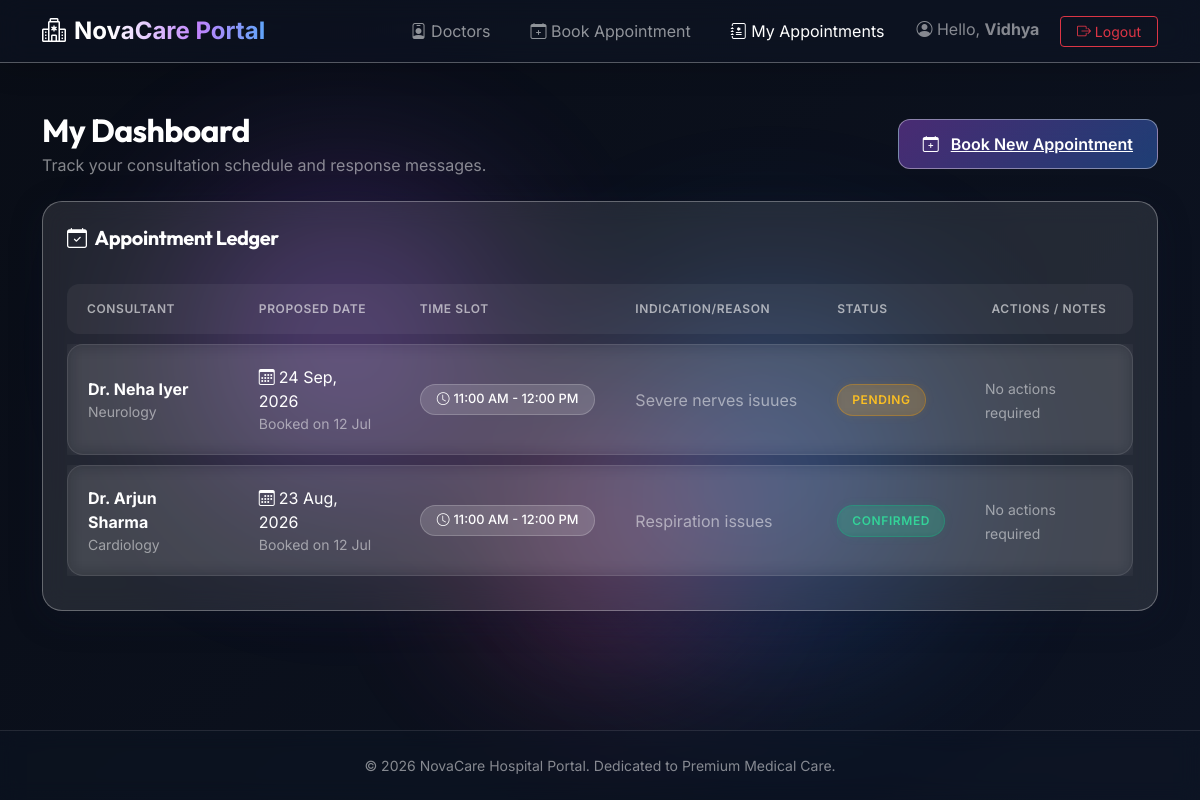
/patient/dashboard/ (signed in), run on the app's committed database.
### appointments/models.py (models this page shows, shortened)
class Appointment(models.Model):
    STATUS_CHOICES = [
        ('PENDING', 'Pending'),
        ('CONFIRMED', 'Confirmed'),
        ('DECLINED', 'Declined'),
        ('COMPLETED', 'Completed'),
        ('RESCHEDULED', 'Rescheduled'),
    ]
    TIME_SLOT_CHOICES = [
        ('09:00 - 10:00', '09:00 AM - 10:00 AM'),
        ('10:00 - 11:00', '10:00 AM - 11:00 AM'),
        ('11:00 - 12:00', '11:00 AM - 12:00 PM'),
        ('12:00 - 13:00', '12:00 PM - 01:00 PM'),
        ('14:00 - 15:00', '02:00 PM - 03:00 PM'),
        ('15:00 - 16:00', '03:00 PM - 04:00 PM'),
        ('16:00 - 17:00', '04:00 PM - 05:00 PM'),
    ]
    PATIENT_RESPONSE_CHOICES = [
        ('PENDING', 'Pending'),
        ('ACCEPTED', 'Accepted'),
        ('REJECTED', 'Rejected'),
    ]
    patient = models.ForeignKey(User, on_delete=models.CASCADE, related_name='appointments', null=True, blank=True)
    patient_name = models.CharField(max_length=100)
    patient_phone = models.CharField(max_length=20)
    doctor = models.ForeignKey(Doctor, on_delete=models.CASCADE, related_name='appointments')
    appointment_date = models.DateField()
    time_slot = models.CharField(max_length=20, choices=TIME_SLOT_CHOICES)
    reason = models.TextField()
    status = models.CharField(max_length=15, choices=STATUS_CHOICES, default='PENDING')
    doctor_response_message = models.TextField(blank=True, null=True)
    rescheduled_date = models.DateField(null=True, blank=True)
    rescheduled_time = models.CharField(max_length=20, choices=TIME_SLOT_CHOICES, null=True, blank=True)
    patient_response = models.CharField(max_length=20, choices=PATIENT_RESPONSE_CHOICES, default='PENDING')
    declined_reason = models.TextField(blank=True, null=True)
    created_at = models.DateTimeField(auto_now_add=True)
    updated_at = models.DateTimeField(auto_now=True)

class Doctor(models.Model):
    DEPARTMENT_CHOICES = [
        ('CARDIO', 'Cardiology'),
        ('PEDIA', 'Pediatrics'),
        ('ORTHO', 'Orthopedics'),
        ('NEURO', 'Neurology'),
    ]
    user = models.OneToOneField(User, on_delete=models.CASCADE, related_name='doctor_profile', null=True, blank=True)
    name = models.CharField(max_length=100)
    department = models.CharField(max_length=10, choices=DEPARTMENT_CHOICES)
    specialization = models.CharField(max_length=150)
    consultation_fee = models.DecimalField(max_digits=10, decimal_places=2)
    available_days = models.CharField(
        max_length=200,
        help_text="Comma-separated days, e.g. Monday, Wednesday, Friday"
    )
    is_active = models.BooleanField(default=True)

### appointments/views.py (the view)
# urls.py: path('patient/dashboard/', views.PatientDashboardView.as_view(), name='patient_dashboard'),
class PatientDashboardView(LoginRequiredMixin, ListView):
    login_url = 'login'
    model = Appointment
    template_name = 'portal/patient_dashboard.html'
    context_object_name = 'appointments'
    def get_queryset(self):
        return Appointment.objects.filter(patient=self.request.user).order_by('-appointment_date', 'time_slot')

### templates/portal/patient_dashboard.html (shortened to what this page needs)
{% extends 'base.html' %}
{% block content %}
<div class="row align-items-center mb-4">
    <div class="col-md-8">
        <h1 class="h2 fw-bold text-white mb-1">My Dashboard</h1>
        <p class="text-white-50 mb-0">Track your consultation schedule and response messages.</p>
    </div>
    <div class="col-md-4 text-md-end mt-3 mt-md-0">
        <a href="{% url 'book_appointment' %}" class="glass-btn glass-btn-primary px-4">
            <i class="bi bi-calendar-plus me-1"></i> Book New Appointment
        </a>
    </div>
</div>
<div class="row">
    <div class="col-12">
        <div class="glass-card p-4">
            <h3 class="h5 fw-bold mb-4 text-white"><i class="bi bi-calendar-check text-purple me-2"></i>Appointment Ledger</h3>
            {% if appointments %}
                <div class="table-responsive d-none d-lg-block">
                    <table class="glass-table">
                        <thead>
                            <tr>
                                <th>Consultant</th>
                                <th>Proposed Date</th>
                                <th>Time Slot</th>
                                <th>Indication/Reason</th>
                                <th>Status</th>
                                <th class="text-center">Actions / Notes</th>
                            </tr>
                        </thead>
                        <tbody>
                            {% for app in appointments %}
                                <tr class="appointment-row">
                                    <td>
                                        <div class="fw-bold text-white">Dr. {{ app.doctor.name }}</div>
                                        <div class="small text-white-50">{{ app.doctor.get_department_display }}</div>
                                    </td>
                                    <td>
                                        <div><i class="bi bi-calendar3 text-purple me-1"></i>{{ app.appointment_date|date:"d M, Y" }}</div>
                                        <div class="small text-white-50">Booked on {{ app.created_at|date:"d M" }}</div>
                                    </td>
                                    <td>
                                        <span class="badge dept-pill py-2 px-3">
                                            <i class="bi bi-clock me-1 text-blue"></i>{{ app.get_time_slot_display }}
                                        </span>
                                    </td>
                                    <td>
                                        <div class="text-truncate text-white-50" style="max-width: 250px;" title="{{ app.reason }}">
                                            {{ app.reason }}
                                        </div>
                                    </td>
                                    <td>
                                        {% if app.status == 'PENDING' %}
                                            <span class="glass-badge glass-badge-pending">{{ app.get_status_display }}</span>
                                        {% elif app.status == 'CONFIRMED' %}
                                            <span class="glass-badge glass-badge-confirmed">{{ app.get_status_display }}</span>
                                        {% elif app.status == 'DECLINED' %}
                                            <span class="glass-badge glass-badge-cancelled">{{ app.get_status_display }}</span>
                                        {% elif app.status == 'COMPLETED' %}
                                            <span class="glass-badge glass-badge-completed">{{ app.get_status_display }}</span>
                                        {% elif app.status == 'RESCHEDULED' %}
                                            <span class="glass-badge glass-badge-pending">Rescheduled</span>
                                        {% endif %}
                                    </td>
                                    <td>
                                        {% if app.status == 'RESCHEDULED' and app.patient_response == 'PENDING' %}
                                            <div class="glass-card p-3 my-2" style="background: rgba(168, 85, 247, 0.15); border-color: rgba(168, 85, 247, 0.3);">
                                                <div class="fw-bold text-white mb-2">
                                                    <i class="bi bi-info-circle-fill text-purple me-1"></i> Dr. {{ app.doctor.name }} proposed rescheduling:
                                                </div>
                                                <div class="small text-white-50 mb-3">
                                                    <strong>Proposed Date:</strong> {{ app.rescheduled_date|date:"d M, Y" }} <br>
                                                    <strong>Proposed Time:</strong> {{ app.get_rescheduled_time_display }} <br>
                                                    <strong>Message:</strong> "{{ app.doctor_response_message }}"
                                                </div>
                                                <div class="d-flex gap-2">
                                                    <form action="{% url 'patient_respond_reschedule' app.id %}" method="post">
                                                        {% csrf_token %}
                                                        <input type="hidden" name="response" value="accept">
                                                        <button type="submit" class="btn btn-success btn-sm px-3 fw-bold rounded-3">Accept Proposal</button>
                                                    </form>
                                                    <form action="{% url 'patient_respond_reschedule' app.id %}" method="post">
                                                        {% csrf_token %}
                                                        <input type="hidden" name="response" value="reject">
                                                        <button type="submit" class="btn btn-outline-danger btn-sm px-3 fw-bold rounded-3">Reject</button>
                                                    </form>
                                                </div>
                                            </div>
                                        {% elif app.status == 'DECLINED' and app.declined_reason %}
                                            <div class="small text-danger my-1">
                                                <strong>Reason:</strong> "{{ app.declined_reason }}"
                                            </div>
                                        {% elif app.status == 'RESCHEDULED' and app.patient_response != 'PENDING' %}
                                            <div class="small text-white-50 my-1">
                                                Reschedule proposal: <strong>{{ app.get_patient_response_display }}</strong>
                                            </div>
                                        {% else %}
                                            <span class="text-white-50 small">No actions required</span>
                                        {% endif %}
                                    </td>
                                </tr>
                            {% endfor %}
                        </tbody>
                    </table>
                </div>
            {% endif %}
        </div>
    </div>
</div>
{% endblock %}

### templates/base.html (shortened to what this page needs)
{% load static %}
<!DOCTYPE html>
<html lang="en">
<head>
    <link href="https://cdn.jsdelivr.net/npm/bootstrap@5.3.2/dist/css/bootstrap.min.css" rel="stylesheet">
    <link href="https://cdn.jsdelivr.net/npm/bootstrap-icons@1.11.2/font/bootstrap-icons.min.css" rel="stylesheet">
    <link rel="stylesheet" href="{% static 'css/style.css' %}">
</head>
<body>
    <div class="bg-glow-container">
        <div class="bg-glow-orb orb-1"></div>
        <div class="bg-glow-orb orb-2"></div>
        <div class="bg-glow-orb orb-3"></div>
    </div>
    <nav class="navbar navbar-expand-lg navbar-dark glass-navbar sticky-top">
        <div class="container">
            <a class="navbar-brand fw-bold fs-4" href="{% url 'doctor_list' %}">
                <i class="bi bi-hospital" style="color: #c084fc;"></i>
                <span>NovaCare Portal</span>
            </a>
            <div class="collapse navbar-collapse" id="navbarNav">
                <ul class="navbar-nav ms-auto align-items-center gap-2 mt-2 mt-lg-0">
                    <li class="nav-item">
                        <a class="nav-link px-3 {% if request.resolver_match.url_name == 'doctor_list' %}active{% endif %}" href="{% url 'doctor_list' %}">
                            <i class="bi bi-person-badge"></i> Doctors
                        </a>
                    </li>
                    {% if user.is_authenticated %}
                        {% if user.is_superuser or user.is_staff %}
                            <li class="nav-item">
                                <a class="nav-link px-3 {% if request.resolver_match.url_name == 'admin_dashboard' %}active{% endif %}" href="{% url 'admin_dashboard' %}">
                                    <i class="bi bi-shield-lock-fill"></i> Admin Panel
                                </a>
                            </li>
                        {% elif user.doctor_profile %}
                            <li class="nav-item">
                                <a class="nav-link px-3 {% if request.resolver_match.url_name == 'doctor_dashboard' %}active{% endif %}" href="{% url 'doctor_dashboard' %}">
                                    <i class="bi bi-grid-1x2-fill"></i> Doctor Panel
                                </a>
                            </li>
                        {% else %}
                            <li class="nav-item">
                                <a class="nav-link px-3 {% if request.resolver_match.url_name == 'book_appointment' %}active{% endif %}" href="{% url 'book_appointment' %}">
                                    <i class="bi bi-calendar-plus"></i> Book Appointment
                                </a>
                            </li>
                            <li class="nav-item">
                                <a class="nav-link px-3 {% if request.resolver_match.url_name == 'patient_dashboard' %}active{% endif %}" href="{% url 'patient_dashboard' %}">
                                    <i class="bi bi-journal-medical"></i> My Appointments
                                </a>
                            </li>
                        {% endif %}
                        <li class="nav-item ms-lg-2">
                            <span class="navbar-text me-3 d-none d-lg-inline text-white-50">
                                <i class="bi bi-person-circle"></i> Hello, <strong>{{ user.first_name|default:user.username }}</strong>
                            </span>
                            <a class="btn btn-outline-danger btn-sm px-3" href="{% url 'logout' %}">
                                <i class="bi bi-box-arrow-right"></i> Logout
                            </a>
                        </li>
                    {% endif %}
                </ul>
            </div>
        </div>
    </nav>
    <main class="container my-5 flex-grow-1">
        {% block content %}{% endblock %}
    </main>
    <footer class="py-4 text-center text-white-50 mt-auto">
        <div class="container">
            <p class="mb-0 small">&copy; 2026 NovaCare Hospital Portal. Dedicated to Premium Medical Care.</p>
        </div>
    </footer>
</body>
</html>

### data on the page
Appointment: doctor.name "Neha Iyer", doctor.department "Neurology", appointment_date "24 Sep, 2026", created_at "12 Jul", time_slot "11:00 AM - 12:00 PM", reason "Severe nerves isuues", status "PENDING", shows "No actions required"
Appointment: doctor.name "Arjun Sharma", doctor.department "Cardiology", appointment_date "23 Aug, 2026", created_at "12 Jul", time_slot "11:00 AM - 12:00 PM", reason "Respiration issues", status "CONFIRMED", shows "No actions required"

### other printed values
{{ user.first_name|default:user.username }} "Vidhya"
